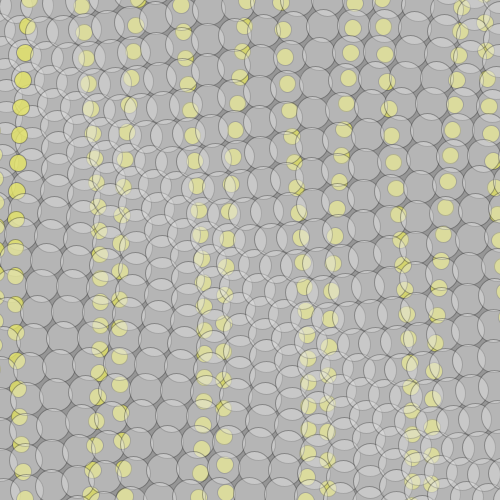
Frame 1 (no input)
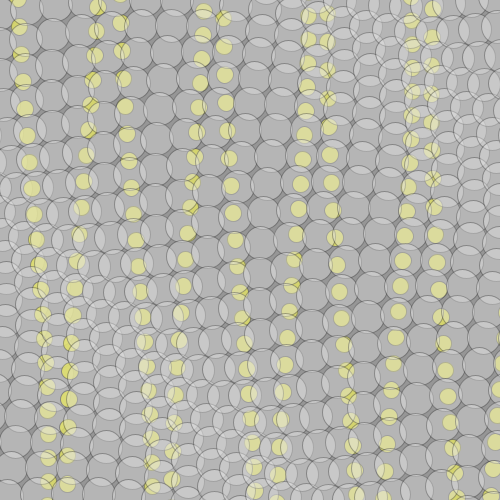
Frame 60 (the mouse pressed at the canvas centre just before this capture)
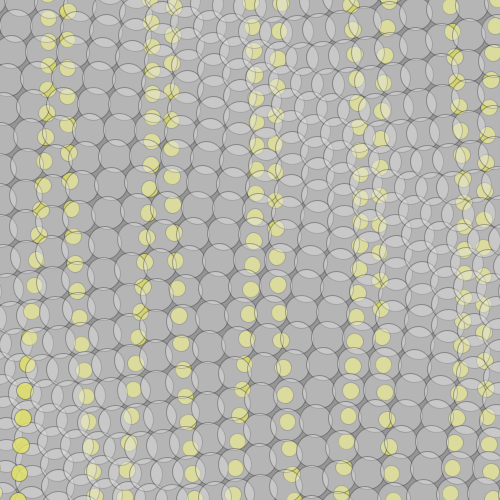
Frame 120 (the mouse held since frame 60 and released just before this capture)

The Processing sketch that drew these frames (run headless with seeded random() and noise(); from frame 60 on, the mouse is pressed at the canvas centre):

// Processing sketch: processing_154446
// ── processing_154446.pde

/*
 * Creative Coding
 * Week 2, 05 - Moving Patterns 1
 * by Indae Hwang and Jon McCormack
 * Copyright (c) 2014 Monash University
 *
 * This sketch builds on the previous sketches, drawing shapes based on the
 * current framerate. The movement of individual shapes combine to create a
 * gestalt field of motion. Use the arrow keys on your keyboard to change the
 * frame rate. 
 * 
 */

// variable used to store the current frame rate value
int frame_rate_value;

void setup() {
  size(500, 500);
  frame_rate_value = 11;
  frameRate(frame_rate_value);
  rectMode(CENTER);
  background(255);
  
}


void draw() {

  background(150);

  int num = 21;
  int margin = -10;
  float gutter = -7; //distance between each cell
  float cellsize = ( width - (2 * margin) - gutter * (num - 1) ) / (num - 1);
  
  int circleNumber = 0; // counter
  for (int i=0; i<num; i++) {
    for (int j=0; j<num; j++) {
      circleNumber = (i * num) + j; // different way to calculate the circle number from w2_04
      
      float tx = margin + cellsize * i + gutter * i;
      float ty = margin + cellsize * j + gutter * j;
//      stroke(ty, tx, 100);
//      fill(tx/3,ty/4,90);
      movingCircle(tx, ty, cellsize, circleNumber);
    }
  }
} //end of draw 

void movingCircle(float x, float y, float size, int circleNum ) {
  
  float finalAngle;
  finalAngle = frameCount + circleNum;

  //the rotating angle for each tempX and tempY postion is affected by frameRate and angle;  
  float tempX = x + (size / 2) * sin(PI / frame_rate_value * finalAngle);
  float tempY = y + (size / 2) * cos(PI / frame_rate_value * finalAngle);
  
  float tempX1 = x + (size / 2) * sin(PI / frame_rate_value * finalAngle/2);
  float tempY1 = y + (size / 2) * cos(PI / frame_rate_value * finalAngle/2);

  stroke(50,100);
  fill(230,100);
  ellipse(tempX, tempY, size, size); 
  fill(230,230,100,200);
  ellipse(tempX1+x, tempY1, size/2, size/2);
}

/*
 * keyReleased function
 *
 * called automatically by Processing when a keyboard key is released
 */
void keyReleased() {

  // right arrow -- increase frame_rate_value
  if (keyCode == RIGHT && frame_rate_value < 60) {
    frame_rate_value++;
  }

  // left arrow -- decrease frame_rate_value
  if ( keyCode == LEFT && frame_rate_value > 1) {
    frame_rate_value--;
  }

  // set the frameRate and print current value on the screen
  frameRate(frame_rate_value);
  println("Current frame Rate is: " + frame_rate_value);
}
